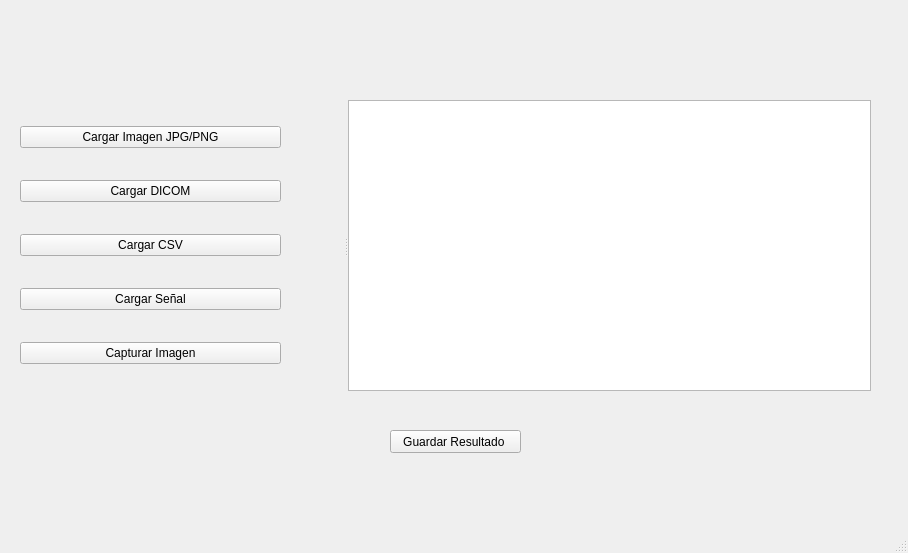
<?xml version="1.0" encoding="UTF-8"?>
<ui version="4.0">
 <class>MainWindow</class>
 <widget class="QMainWindow" name="MainWindow">
  <property name="geometry">
   <rect>
    <x>0</x>
    <y>0</y>
    <width>908</width>
    <height>553</height>
   </rect>
  </property>
  <property name="windowTitle">
   <string>MainWindow</string>
  </property>
  <widget class="QWidget" name="centralwidget">
   <widget class="QWidget" name="gridLayoutWidget">
    <property name="geometry">
     <rect>
      <x>20</x>
      <y>100</y>
      <width>261</width>
      <height>291</height>
     </rect>
    </property>
    <layout class="QGridLayout" name="gridLayout">
     <item row="1" column="0">
      <widget class="QPushButton" name="btn_load_png">
       <property name="text">
        <string>Cargar Imagen JPG/PNG</string>
       </property>
      </widget>
     </item>
     <item row="5" column="0">
      <widget class="QPushButton" name="btn_capture">
       <property name="text">
        <string>Capturar Imagen</string>
       </property>
      </widget>
     </item>
     <item row="4" column="0">
      <widget class="QPushButton" name="btn_load_signal">
       <property name="text">
        <string>Cargar Señal</string>
       </property>
      </widget>
     </item>
     <item row="3" column="0">
      <widget class="QPushButton" name="btn_load_csv">
       <property name="text">
        <string>Cargar CSV</string>
       </property>
      </widget>
     </item>
     <item row="2" column="0">
      <widget class="QPushButton" name="btn_load_dicom">
       <property name="text">
        <string>Cargar DICOM</string>
       </property>
      </widget>
     </item>
    </layout>
   </widget>
   <widget class="QLabel" name="label_user">
    <property name="geometry">
     <rect>
      <x>30</x>
      <y>20</y>
      <width>261</width>
      <height>16</height>
     </rect>
    </property>
    <property name="text">
     <string/>
    </property>
   </widget>
   <widget class="QPushButton" name="btn_save_result">
    <property name="geometry">
     <rect>
      <x>390</x>
      <y>430</y>
      <width>131</width>
      <height>23</height>
     </rect>
    </property>
    <property name="text">
     <string>Guardar Resultado </string>
    </property>
   </widget>
   <widget class="QSplitter" name="splitter">
    <property name="geometry">
     <rect>
      <x>330</x>
      <y>100</y>
      <width>541</width>
      <height>291</height>
     </rect>
    </property>
    <property name="orientation">
     <enum>Qt::Horizontal</enum>
    </property>
    <widget class="QLabel" name="label_image">
     <property name="text">
      <string/>
     </property>
     <property name="scaledContents">
      <bool>true</bool>
     </property>
    </widget>
    <widget class="QTableWidget" name="tableWidget">
     <property name="alternatingRowColors">
      <bool>true</bool>
     </property>
    </widget>
   </widget>
  </widget>
  <widget class="QMenuBar" name="menubar">
   <property name="geometry">
    <rect>
     <x>0</x>
     <y>0</y>
     <width>908</width>
     <height>26</height>
    </rect>
   </property>
  </widget>
  <widget class="QStatusBar" name="statusbar"/>
 </widget>
 <resources/>
 <connections/>
</ui>
